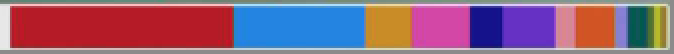
#> input picture python/election/data/70.png, 337 x 27 px, found by its file name (shown 2 times larger)
$ python read_voting_percentage_from_image.py
#> lines starting #> are read from the running program, lines starting #| are printed output that depends on the picture
import cv2
import numpy as np
import matplotlib.pyplot as plt

# def crop_and_save_image(image, x1, y1, x2, y2, output_path):
#     """
#     画像の指定された座標部分を切り取って保存する

#     Args:
#         image: OpenCV/numpy形式の画像データ
#         x1: 切り取り開始x座標
#         y1: 切り取り開始y座標
#         x2: 切り取り終了x座標
#         y2: 切り取り終了y座標
#         output_path: 保存先のパス
#     """
#     cropped = image[y1:y2, x1:x2]
#     cv2.imwrite(output_path, cropped)


def read_image(file_path):
    # 画像読み込み
#> called with file_path = 'tmp/70.png'
    img = cv2.imread(file_path)
#> img is the input picture: shape (27, 337, 3); mean B, G, R 125.7, 98.5, 143.7
    img_rgb = cv2.cvtColor(img, cv2.COLOR_BGR2RGB)
    return img_rgb

def count_same_color_range(img):
    # ======= パラメータ =======
    line_count = 7  # 平均する行数（例：中心±3行）
    threshold = 100  # 色が「同じ」とみなすRGB距離（小さいほど厳しい）

    # ======= 行の平均色を計算 =======
    h, w, _ = img.shape
#> h = 27; w = 337
    center_y = h // 2
#> center_y = 13
    half = line_count // 2
    row_range = img[center_y - half : center_y + half + 1, :, :]  # shape: (line_count, width, 3)
    row_avg = np.mean(row_range, axis=0).astype(np.uint8)  # shape: (width, 3)
#> row_avg = 337 rows, first 8: [231, 231, 231], [231, 231, 231], [231, 231, 231], [232, 232, 232], [224, 224, 224], [167, 70, 80], [177, 26, 43], [194, 25, 38]

    # ======= 連続色をカウント =======
    color_segments = []
    prev_color = tuple(row_avg[0])
#> prev_color = (231, 231, 231)
    count = 1

    for pixel in row_avg[1:]:
        curr_color = tuple(pixel)
        dist = np.linalg.norm(np.array(curr_color) - np.array(prev_color))
        # print(f"dist: {dist}")
        # print(f"curr_color: {curr_color}")
        if dist < threshold:
            count += 1
        else:
            color_segments.append((prev_color, count))
            prev_color = curr_color
            count = 1
#> this loop made 336 passes
#> (curr_color, dist, count) on passes 1, 2, 3, 14, 15, 16, 17, 18, 19, 20, 21, 22: ((231, 231, 231), 0, 2), ((231, 231, 231), 0, 3), ((232, 232, 232), 1.73, 4), ((181, 27, 39), 0, 2), ((181, 27, 39), 0, 3), ((181, 27, 39), 0, 4), ((181, 27, 39), 0, 5), ((181, 27, 39), 0, 6), ((181, 27, 39), 0, 7), ((181, 27, 39), 0, 8), ((181, 27, 39), 0, 9), ((181, 27, 39), 0, 10)
#> (dist, prev_color, count) on passes 4 to 9: (431.3, (224, 224, 224), 1), (250.1, (167, 70, 80), 1), (305, (177, 26, 43), 1), (358.2, (194, 25, 38), 1), (346.8, (175, 33, 35), 1), (251, (176, 28, 39), 1)
#> after the loop, color_segments = 106 items

    # 最後の色も追加
    color_segments.append((prev_color, count))

    # ======= 結果表示 =======
    for i, (color, count) in enumerate(color_segments):
        print(f"{i+1}: 色RGB {color}, 長さ: {count} px")
#> this loop made 107 passes
#> (color, count) on passes 1 to 12: ((231, 231, 231), 4), ((224, 224, 224), 1), ((167, 70, 80), 1), ((177, 26, 43), 1), ((194, 25, 38), 1), ((175, 33, 35), 1), ((176, 28, 39), 1), ((191, 22, 42), 1), ((187, 25, 38), 1), ((174, 31, 33), 1), ((181, 27, 39), 96), ((176, 28, 39), 1)
#| 1: 色RGB (231, 231, 231), 長さ: 4 px
#| 2: 色RGB (224, 224, 224), 長さ: 1 px
#| 3: 色RGB (167, 70, 80), 長さ: 1 px
#| 4: 色RGB (177, 26, 43), 長さ: 1 px
#| 5: 色RGB (194, 25, 38), 長さ: 1 px
#| 6: 色RGB (175, 33, 35), 長さ: 1 px
#| 7: 色RGB (176, 28, 39), 長さ: 1 px
#| 8: 色RGB (191, 22, 42), 長さ: 1 px
#> (further printed lines are left out)

    import matplotlib.patches as patches

    fig, ax = plt.subplots(figsize=(12, 1))
    x = 0
    for color, width in color_segments:
        rgb = tuple(np.array(color) / 255)
        rect = patches.Rectangle((x, 0), width, 1, facecolor=rgb)
        ax.add_patch(rect)
        x += width
#> this loop made 107 passes
#> (color, width, rgb, x) on passes 1 to 12: ((231, 231, 231), 4, (0.906, 0.906, 0.906), 4), ((224, 224, 224), 1, (0.878, 0.878, 0.878), 5), ((167, 70, 80), 1, (0.655, 0.275, 0.314), 6), ((177, 26, 43), 1, (0.694, 0.102, 0.169), 7), ((194, 25, 38), 1, (0.761, 0.098, 0.149), 8), ((175, 33, 35), 1, (0.686, 0.129, 0.137), 9), ((176, 28, 39), 1, (0.69, 0.11, 0.153), 10), ((191, 22, 42), 1, (0.749, 0.0863, 0.165), 11), ((187, 25, 38), 1, (0.733, 0.098, 0.149), 12), ((174, 31, 33), 1, (0.682, 0.122, 0.129), 13), ((181, 27, 39), 96, (0.71, 0.106, 0.153), 109), ((176, 28, 39), 1, (0.69, 0.11, 0.153), 110)
#> after the loop, x = 337
    ax.set_xlim(0, w)
    ax.set_ylim(0, 1)
    ax.axis('off')
    plt.tight_layout()
    plt.show()
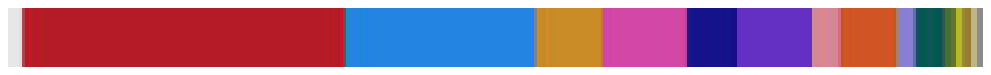
#> figure drawn by matplotlib, 1 panel


if __name__ == "__main__":
    print("Hello from read_voting_percentage_from_image!")
    # img = read_image('data/age_group_voting.png')
    img = read_image('tmp/70.png')
    # TODO: cut image for each age
    # TODO: sharpe each image
    # crop_and_save_image(img, 75, 19, 400, 22, 'tmp/test.png')
    count_same_color_range(img)
    # TODO: to json

$ run again, with python/election/data/age_group_voting.png copied over python/election/data/70.png
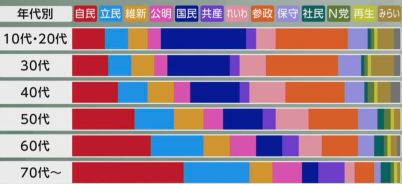
#> input picture python/election/data/age_group_voting.png, 402 x 184 px, found by its file name
#> in read_image, img is the input picture: shape (184, 402, 3); mean B, G, R 144, 131.1, 159
#> row_avg = 402 rows, first 8: [234, 234, 234], [234, 234, 234], [234, 234, 234], [234, 234, 234], [234, 234, 234], [234, 234, 234], [234, 234, 234], [234, 234, 234]
#> in count_same_color_range, `prev_color = tuple(row_avg[0])`: prev_color = (234, 234, 234)
#> the loop in count_same_color_range, `for pixel in row_avg[1:]:` made 401 passes
#> (curr_color, dist, count) on passes 1 to 8: ((234, 234, 234), 0, 2), ((234, 234, 234), 0, 3), ((234, 234, 234), 0, 4), ((234, 234, 234), 0, 5), ((234, 234, 234), 0, 6), ((234, 234, 234), 0, 7), ((234, 234, 234), 0, 8), ((234, 234, 234), 0, 9)
#> after the loop in count_same_color_range, `for pixel in row_avg[1:]:`: color_segments = 138 items
#> the loop in count_same_color_range, `for i, (color, count) in enumerate(color_segments):` made 139 passes
#> (color, count) on passes 1 to 8: ((234, 234, 234), 20), ((228, 228, 228), 1), ((170, 170, 170), 1), ((135, 135, 135), 1), ((133, 133, 133), 2), ((81, 81, 81), 1), ((52, 52, 52), 1), ((191, 191, 191), 3)
#> (printed output is left out)
#> the loop in count_same_color_range, `for color, width in color_segments:` made 139 passes
#> (color, width, rgb, x) on passes 1 to 8: ((234, 234, 234), 20, (0.918, 0.918, 0.918), 20), ((228, 228, 228), 1, (0.894, 0.894, 0.894), 21), ((170, 170, 170), 1, (0.667, 0.667, 0.667), 22), ((135, 135, 135), 1, (0.529, 0.529, 0.529), 23), ((133, 133, 133), 2, (0.522, 0.522, 0.522), 25), ((81, 81, 81), 1, (0.318, 0.318, 0.318), 26), ((52, 52, 52), 1, (0.204, 0.204, 0.204), 27), ((191, 191, 191), 3, (0.749, 0.749, 0.749), 30)
#> after the loop in count_same_color_range, `for color, width in color_segments:`: x = 402
#> in count_same_color_range, `plt.show()`:
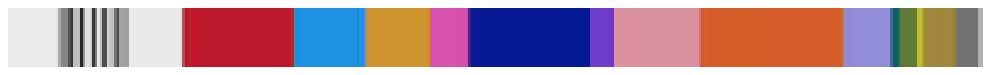
#> figure drawn by matplotlib, 1 panel
